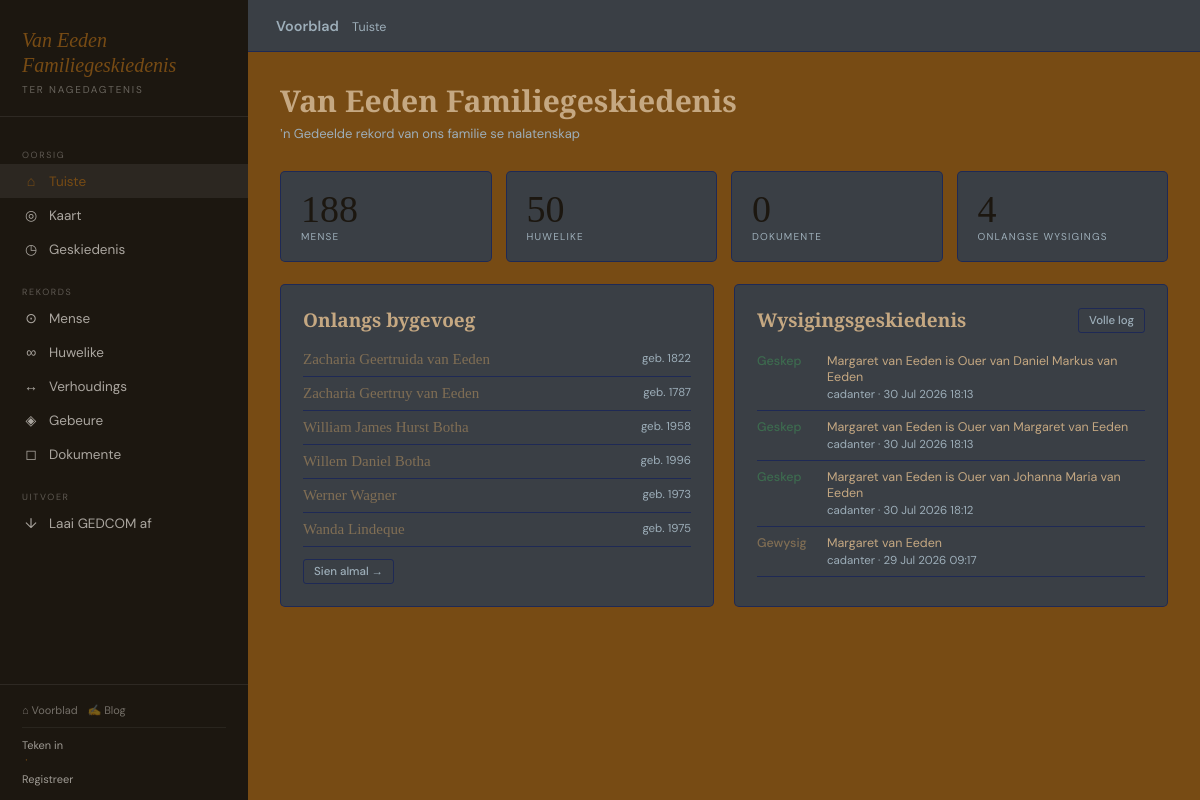
The app's page /argief/, older data.
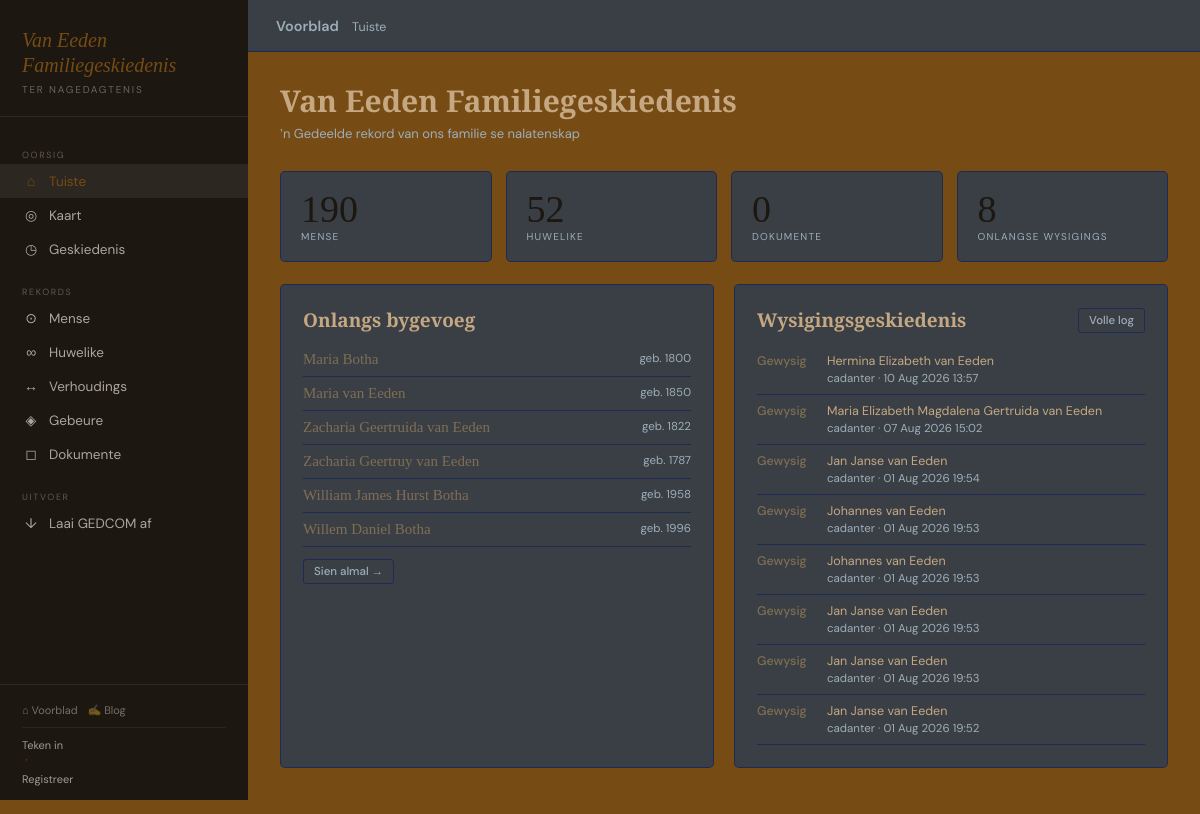
The same page, newer data.
### genealogy/models.py (models this page shows, shortened)
class Person(models.Model):
    GENDER_CHOICES = [('M','Manlik'),('F','Vroulik'),('O','Ander'),('U','Onbekend')]
    first_name  = models.CharField(max_length=100)
    middle_name = models.CharField(max_length=100, blank=True)
    last_name   = models.CharField(max_length=100)
    maiden_name = models.CharField(max_length=100, blank=True)
    gender      = models.CharField(max_length=1, choices=GENDER_CHOICES, default='U')
    photo       = models.ImageField(upload_to='people/photos/', blank=True, null=True)
    birth_date  = models.CharField(max_length=100, blank=True,
                    help_text='GEDCOM datum, bv. BEF 15 JAN 1900')
    birth_place = models.CharField(max_length=200, blank=True)
    death_date  = models.CharField(max_length=100, blank=True,
                    help_text='GEDCOM datum, bv. AFT 1950')
    death_place = models.CharField(max_length=200, blank=True)
    is_deceased = models.BooleanField(default=False)
    is_root     = models.BooleanField(default=False, help_text='Stam-ouer van die boom (a1)')
    biography   = models.TextField(blank=True)
    notes       = models.TextField(blank=True)
    created_at  = models.DateTimeField(auto_now_add=True)
    updated_at  = models.DateTimeField(auto_now=True)
    created_by  = models.ForeignKey(User, on_delete=models.SET_NULL, null=True, blank=True,
                    related_name='created_people')
    birth_lat   = models.FloatField(null=True, blank=True)
    birth_lng   = models.FloatField(null=True, blank=True)
    death_lat   = models.FloatField(null=True, blank=True)
    death_lng   = models.FloatField(null=True, blank=True)
    class Meta:
        ordering = ['first_name', 'last_name']
        verbose_name_plural = 'Mense'
    @property
    def full_name(self):
        parts = [self.first_name]
        if self.middle_name: parts.append(self.middle_name)
        parts.append(self.last_name)
        return ' '.join(parts)
    def get_absolute_url(self):
        return reverse('genealogy:person_detail', kwargs={'pk': self.pk})
    @property
    def birth_year(self):
        from .gedcom_dates import parse_gedcom_date
        p = parse_gedcom_date(self.birth_date)
        return p.get('year') if p else None

class AuditLog(models.Model):
    ACTION_CHOICES = [('create','Geskep'),('update','Gewysig'),('delete','Verwyder')]
    user        = models.ForeignKey(User, on_delete=models.SET_NULL, null=True, related_name='audit_logs')
    action      = models.CharField(max_length=10, choices=ACTION_CHOICES)
    model_name  = models.CharField(max_length=50)
    object_id   = models.IntegerField(null=True, blank=True)
    object_repr = models.CharField(max_length=200)
    changes     = models.JSONField(default=dict, blank=True)
    timestamp   = models.DateTimeField(auto_now_add=True)
    note        = models.TextField(blank=True)
    class Meta:
        ordering = ['-timestamp']

### genealogy/views.py (the view)
# urls.py: path('',                              views.dashboard,         name='dashboard'),
def dashboard(request):
    profile = get_profile(request.user)
    pending_count, pending_members, pending_edits = 0, [], []
    if profile and profile.is_admin:
        pending_count   = PendingEdit.objects.filter(status='pending').count()
        pending_members = UserProfile.objects.filter(role='pending').select_related('user')
        pending_edits   = PendingEdit.objects.filter(status='pending').select_related('proposed_by')[:10]
    return render(request, 'genealogy/dashboard.html', {
        'total_people':    Person.objects.count(),
        'total_marriages': Marriage.objects.count(),
        'total_documents': Document.objects.count(),
        'recent_people':   Person.objects.order_by('-created_at')[:6],
        'recent_audit':    AuditLog.objects.select_related('user')[:8],
        'profile': profile, 'pending_count': pending_count,
        'pending_members': pending_members, 'pending_edits': pending_edits,
    })

### genealogy/gedcom_dates.py (called while the page is built)
def parse_gedcom_date(gedcom_str):
    if not gedcom_str:
        return None
    s = gedcom_str.strip().upper()
    if not s or s in ('ONBEKEND', 'UNKNOWN'):
        return {'modifier': 'UNK'}
    result = {'modifier': 'EXACT', 'day': None, 'month': None, 'year': None,
              'day2': None, 'month2': None, 'year2': None}
    bet = re.match(r'^BET\s+(.+?)\s+AND\s+(.+)$', s)
    if bet:
        result['modifier'] = 'BET'
        _fill_date_parts(result, bet.group(1), '', '')
        _fill_date_parts(result, bet.group(2), '2', '2')
        return result
    mod_match = re.match(r'^(BEF|AFT|EST|ABT|CAL|INT)\s+(.+)$', s)
    if mod_match:
        result['modifier'] = mod_match.group(1)
        _fill_date_parts(result, mod_match.group(2), '', '')
        return result
    _fill_date_parts(result, s, '', '')
    return result

### genealogy/views.py (called while the page is built)
def get_profile(user):
    if not user.is_authenticated:
        return None
    profile, _ = UserProfile.objects.get_or_create(user=user, defaults={'role': 'pending'})
    return profile

### genealogy/templates/genealogy/dashboard.html (shortened to what this page needs)
{% extends "genealogy/base.html" %}
{% block content %}
<div class="ph">
  <div>
    <h2>Van Eeden Familiegeskiedenis</h2>
    <p class="subtitle">ʼn Gedeelde rekord van ons familie se nalatenskap</p>
  </div>
</div>
<div class="grid-4">
  <div class="stat"><div class="stat-n">{{ total_people }}</div><div class="stat-l">Mense</div></div>
  <div class="stat"><div class="stat-n">{{ total_marriages }}</div><div class="stat-l">Huwelike</div></div>
  <div class="stat"><div class="stat-n">{{ total_documents }}</div><div class="stat-l">Dokumente</div></div>
  <div class="stat"><div class="stat-n">{{ recent_audit|length }}</div><div class="stat-l">Onlangse wysigings</div></div>
</div>
<div style="display:grid;grid-template-columns:1fr 1fr;gap:20px;">
  <div class="card">
    <h3>Onlangs bygevoeg</h3>
    {% for p in recent_people %}
    <div style="display:flex;justify-content:space-between;padding:8px 0;border-bottom:1px solid var(--border);">
      <a href="{{ p.get_absolute_url }}" style="font-family:'EB Garamond',serif;font-size:15px;color:var(--sepia);text-decoration:none;">{{ p.full_name }}</a>
      <span style="font-size:11.5px;color:var(--muted);">{% if p.birth_date %}geb. {{ p.birth_year }}{% endif %}</span>
    </div>
    {% empty %}
    <p style="color:var(--muted);font-size:13px;">Nog geen mense nie. <a href="{% url 'genealogy:person_create' %}" style="color:var(--sepia);">Voeg die eerste een by.</a></p>
    {% endfor %}
    <div style="margin-top:12px;"><a href="{% url 'genealogy:person_list' %}" class="btn btn-secondary btn-sm">Sien almal →</a></div>
  </div>
  <div class="card">
    <div style="display:flex;justify-content:space-between;align-items:center;margin-bottom:12px;">
      <h3 style="margin:0;">Wysigingsgeskiedenis</h3>
      <a href="{% url 'genealogy:audit_log' %}" class="btn btn-secondary btn-sm">Volle log</a>
    </div>
    {% for log in recent_audit %}
    <div class="audit-row">
      <div class="audit-action {{ log.action }}">
        {% if log.action == 'create' %}Geskep{% elif log.action == 'update' %}Gewysig{% else %}Verwyder{% endif %}
      </div>
      <div style="flex:1">
        <div>{{ log.object_repr }}</div>
        <div class="audit-meta">{{ log.user.get_full_name|default:log.user.username|default:"Stelsel" }} · {{ log.timestamp|date:"d M Y H:i" }}</div>
      </div>
    </div>
    {% empty %}
    <p style="color:var(--muted);font-size:13px;">Nog geen wysigings nie.</p>
    {% endfor %}
  </div>
</div>
{% endblock %}

Row changes from the older to the newer data that the page shows:
no longer on this page (row unchanged): Person: full_name "Werner Wagner", birth_year "1973"
no longer on this page (row unchanged): Person: full_name "Wanda Lindeque", birth_year "1975"
no longer on this page (row unchanged): AuditLog: action "Geskep", object_repr "Margaret van Eeden is Ouer van Daniel Markus van Eeden", user.get_full_name "cadanter", timestamp "30 Jul 2026 18:13"
no longer on this page (row unchanged): AuditLog: action "Geskep", object_repr "Margaret van Eeden is Ouer van Margaret van Eeden", user.get_full_name "cadanter", timestamp "30 Jul 2026 18:13"
no longer on this page (row unchanged): AuditLog: action "Geskep", object_repr "Margaret van Eeden is Ouer van Johanna Maria van Eeden", user.get_full_name "cadanter", timestamp "30 Jul 2026 18:12"
no longer on this page (row unchanged): AuditLog: action "Gewysig", object_repr "Margaret van Eeden", user.get_full_name "cadanter", timestamp "29 Jul 2026 09:17"
added Person: full_name "Maria Botha", birth_year "1800"
added Person: full_name "Maria van Eeden", birth_year "1850"
added AuditLog: action "Gewysig", object_repr "Hermina Elizabeth van Eeden", user.get_full_name "cadanter", timestamp "10 Aug 2026 13:57"
added AuditLog: action "Gewysig", object_repr "Maria Elizabeth Magdalena Gertruida van Eeden", user.get_full_name "cadanter", timestamp "07 Aug 2026 15:02"
added AuditLog: action "Gewysig", object_repr "Jan Janse van Eeden", user.get_full_name "cadanter", timestamp "01 Aug 2026 19:54"
added AuditLog: action "Gewysig", object_repr "Johannes van Eeden", user.get_full_name "cadanter", timestamp "01 Aug 2026 19:53"
added AuditLog: action "Gewysig", object_repr "Johannes van Eeden", user.get_full_name "cadanter", timestamp "01 Aug 2026 19:53"
added AuditLog: action "Gewysig", object_repr "Jan Janse van Eeden", user.get_full_name "cadanter", timestamp "01 Aug 2026 19:53"
added AuditLog: action "Gewysig", object_repr "Jan Janse van Eeden", user.get_full_name "cadanter", timestamp "01 Aug 2026 19:53"
added AuditLog: action "Gewysig", object_repr "Jan Janse van Eeden", user.get_full_name "cadanter", timestamp "01 Aug 2026 19:52"
Text that changed along with them:
{{ total_people }}: "188" → "190"
{{ total_marriages }}: "50" → "52"
{{ recent_audit|length }}: "4" → "8"
